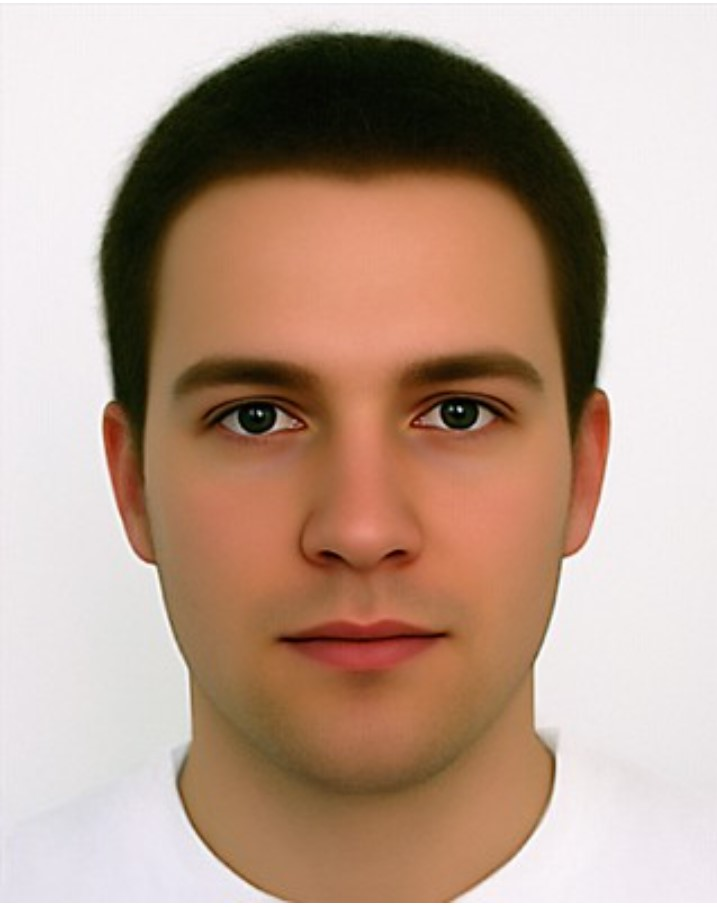
#> input picture img.jpg, 717 x 907 px, given in place of the camera
$ python pupil.py
#> lines starting #> are read from the running program, lines starting #| are printed output that depends on the picture; after the words box and inside, x2 and y2 are one past the last pixel; in counts of white or black regions, pixels touching at a corner belong together
#Identify pupils. Based on beta 1

import numpy as np
import cv2
import time

cap = cv2.VideoCapture(0) 	#640,480
w = 640
h = 480

while(cap.isOpened()):
    ret, frame = cap.read()
#> frame is the input picture: shape (907, 717, 3); mean B, G, R 141.8, 158.4, 185
    if ret==True:
	    frameD = cv2.pyrDown(cv2.pyrDown(frame))
	    frameDBW = cv2.cvtColor(frameD,cv2.COLOR_RGB2GRAY)

		#detect face
	    frame = cv2.cvtColor(frame,cv2.COLOR_RGB2GRAY)
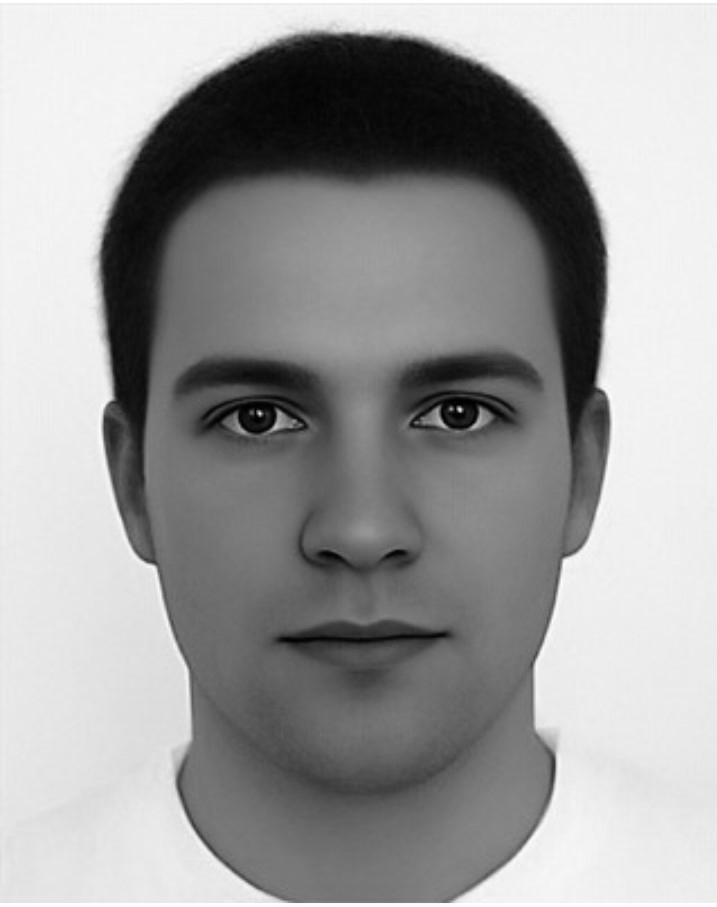
#> frame: shape (907, 717); min 0, max 255, mean 156.6
	    faces = cv2.CascadeClassifier('Classifiers/haar/haarcascade_eye.xml')
	    detected = faces.detectMultiScale(frame, 1.3, 5)
#> detected = [[189, 361, 113, 113], [400, 360, 107, 107]]

		# faces = cv2.CascadeClassifier('haarcascade_frontalface_default.xml')
		# detected2 = faces.detectMultiScale(frameDBW, 1.3, 5)

	    pupilFrame = frame
	    pupilO = frame
	    windowClose = np.ones((5,5),np.uint8)
	    windowOpen = np.ones((2,2),np.uint8)
	    windowErode = np.ones((2,2),np.uint8)

		#draw square
	    for (x,y,w,h) in detected:
		    cv2.rectangle(frame, (x,y), ((x+w),(y+h)), (0,0,255),1)
		    cv2.line(frame, (x,y), ((x+w,y+h)), (0,0,255),1)
		    cv2.line(frame, (x+w,y), ((x,y+h)), (0,0,255),1)
		    pupilFrame = cv2.equalizeHist(frame[int(y+(h*.25)):(y+h), x:(x+w)]) #cv2.equalizeHist(frame[y+(h*.25):(y+h), x:(x+w)])
		    pupilO = pupilFrame
		    ret, pupilFrame = cv2.threshold(pupilFrame,55,255,cv2.THRESH_BINARY)		#50 ..nothin 70 is better
		    pupilFrame = cv2.morphologyEx(pupilFrame, cv2.MORPH_CLOSE, windowClose)
		    pupilFrame = cv2.morphologyEx(pupilFrame, cv2.MORPH_ERODE, windowErode)
		    pupilFrame = cv2.morphologyEx(pupilFrame, cv2.MORPH_OPEN, windowOpen)

			#so above we do image processing to get the pupil..
			#now we find the biggest blob and get the centriod

		    threshold = cv2.inRange(pupilFrame,250,255)		#get the blobs
		    contours, hierarchy = cv2.findContours(threshold,cv2.RETR_LIST,cv2.CHAIN_APPROX_SIMPLE)

			#if there are 3 or more blobs, delete the biggest and delete the left most for the right eye
			#if there are 2 blob, take the second largest
			#if there are 1 or less blobs, do nothing

		    if len(contours) >= 2:
				#find biggest blob
			    maxArea = 0
			    MAindex = 0			#to get the unwanted frame
			    distanceX = []		#delete the left most (for right eye)
			    currentIndex = 0
			    for cnt in contours:
				    area = cv2.contourArea(cnt)
				    center = cv2.moments(cnt)
				    cx,cy = int(center['m10']/center['m00']), int(center['m01']/center['m00'])
				    distanceX.append(cx)
				    if area > maxArea:
					    maxArea = area
					    MAindex = currentIndex
				    currentIndex = currentIndex + 1

			    del contours[MAindex]		#remove the picture frame contour
			    del distanceX[MAindex]

		    eye = 'right'

		    if len(contours) >= 2:		#delete the left most blob for right eye
			    if eye == 'right':
				    edgeOfEye = distanceX.index(min(distanceX))
			    else:
				    edgeOfEye = distanceX.index(max(distanceX))
			    del contours[edgeOfEye]
			    del distanceX[edgeOfEye]

		    if len(contours) >= 1:		#get largest blob
			    maxArea = 0
			    for cnt in contours:
				    area = cv2.contourArea(cnt)
				    if area > maxArea:
					    maxArea = area
					    largeBlob = cnt

		    if len(largeBlob) > 0:
			    center = cv2.moments(largeBlob)
			    cx,cy = int(center['m10']/center['m00']), int(center['m01']/center['m00'])
			    cv2.circle(pupilO,(cx,cy),5,255,-1)
#> this loop made 2 passes
#> (x, y, w, h, eye) on pass 1: (189, 361, 113, 113, 'right')
#> (x, y, w, h, eye) on pass 2: (400, 360, 107, 107, 'right')
#> pass 1, `pupilFrame = cv2.equalizeHist(frame[int(y+(h*.25)):(y+h), x:(x+w)])`:
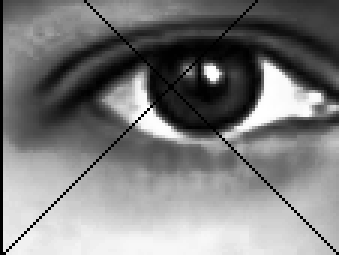
#> pupilFrame: shape (85, 113) (shown 3 times larger); min 0, max 255, mean 125.4
#> pass 1, `ret, pupilFrame = cv2.threshold(pupilFrame,55,255,cv2.THRESH_BINARY)`:
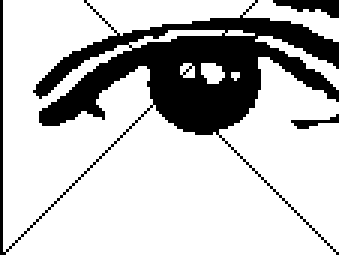
#> pupilFrame: shape (85, 113) (shown 3 times larger); 76.3% white; 3 black regions, box (x1, y1, x2, y2) and area: (0, 0, 113, 85) 2173, (91, 0, 113, 6) 76, (97, 38, 113, 43) 32
#> pass 1, `pupilFrame = cv2.morphologyEx(pupilFrame, cv2.MORPH_ERODE, windowErode)`:
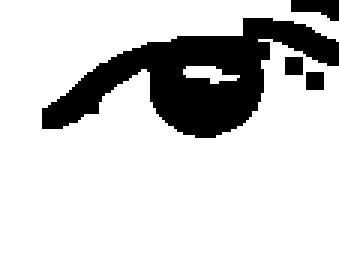
#> pupilFrame: shape (85, 113) (shown 3 times larger); 80.7% white; 4 black regions, box (x1, y1, x2, y2) and area: (14, 6, 113, 46) 1705, (97, 0, 113, 7) 77, (95, 19, 101, 25) 36, (102, 24, 108, 30) 36
#> after the loop:
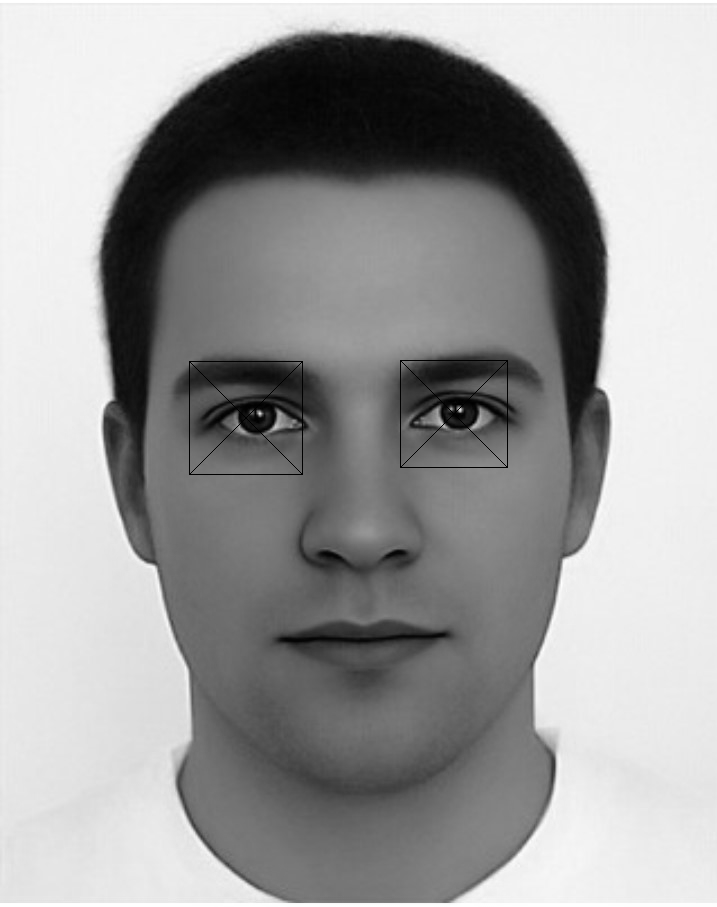
#> frame: shape (907, 717); 0.2% of pixels changed, all inside (x1, y1, x2, y2) = (189, 360, 508, 475)
#> after the loop:
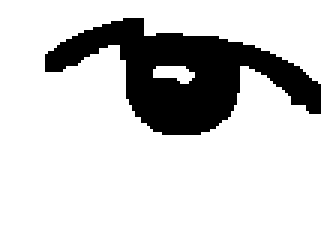
#> pupilFrame: shape (81, 107) (shown 3 times larger); 81.3% white; 1 black region, box (x1, y1, x2, y2) and area: (15, 6, 107, 45) 1617
#> after the loop:
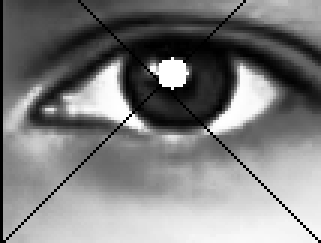
#> pupilO: shape (81, 107) (shown 3 times larger); min 0, max 255, mean 126.4
#> after the loop, largeBlob = contour of 10 points, box (x1, y1, x2, y2) (51, 22, 65, 28), area 42


		#show picture
	    cv2.imshow('frame',pupilO)
	    cv2.imshow('frame2',pupilFrame)
	    if cv2.waitKey(1) & 0xFF == ord('q'):
#> (key q is pressed here)
		    break

	#else:
		#break

# Release everything if job is finished
cap.release()
cv2.destroyAllWindows()

$ run again, on mypic.jpg
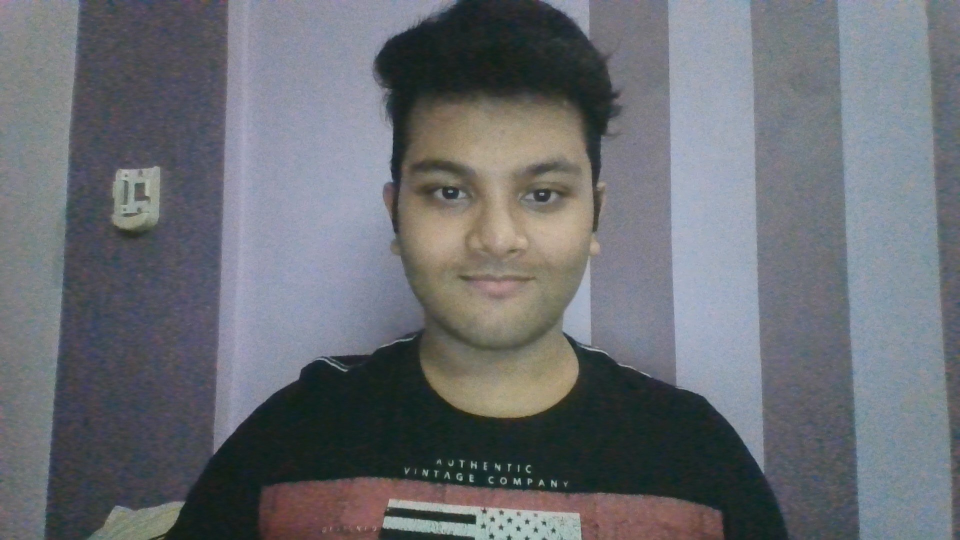
#> input picture mypic.jpg, 1920 x 1080 px, given in place of the camera (shown at 1/2 size)
#> frame is the input picture: shape (1080, 1920, 3); mean B, G, R 114.5, 109, 106
#> detected = [[841, 336, 97, 97], [1027, 331, 116, 116]]
#> the loop `for (x,y,w,h) in detected:` made 2 passes
#> (x, y, w, h, eye) on passes 1 to 2: (841, 336, 97, 97, 'right'), (1027, 331, 116, 116, 'right')
#> pass 1, `pupilFrame = cv2.morphologyEx(pupilFrame, cv2.MORPH_ERODE, windowErode)`:
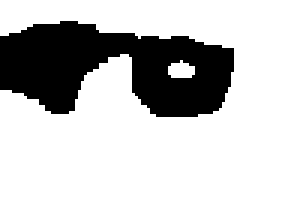
#> pupilFrame: shape (73, 97) (shown 3 times larger); 77.2% white; 1 black region, box (x1, y1, x2, y2) and area: (0, 7, 78, 39) 1611
#> after the loop `for (x,y,w,h) in detected:`:
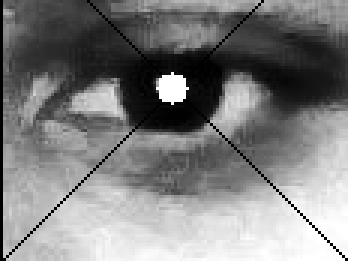
#> pupilO: shape (87, 116) (shown 3 times larger); min 0, max 255, mean 126.9
#> after the loop `for (x,y,w,h) in detected:`: largeBlob = [[54, 28], [54, 31], [61, 31], [61, 28]]
